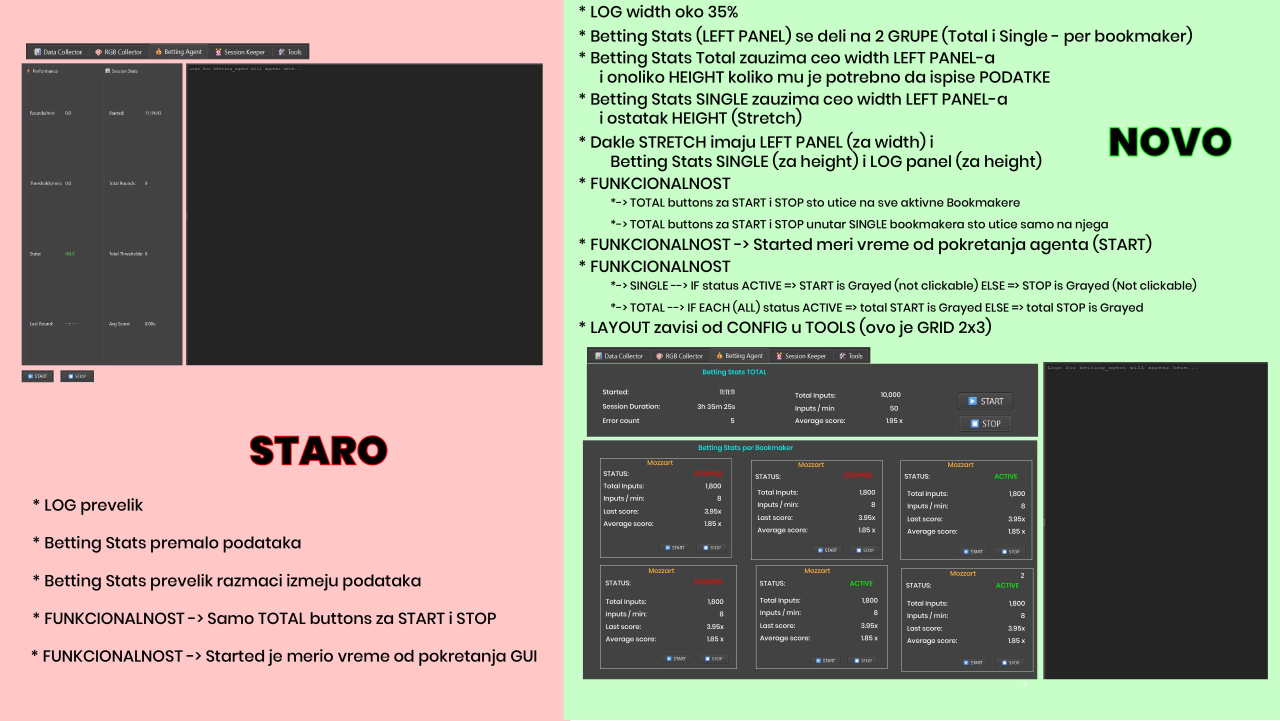
#> input picture instruction PNG/Data Collector GUI - rework.jpg, 3840 x 2163 px (shown at 1/3 size); its folder holds only this picture in this run
$ python -i template_generator.py   (imports and definitions only)   (older library calls are emulated)
#> lines starting #> are read from the running program, lines starting #| are printed output that depends on the picture; after the words box and inside, x2 and y2 are one past the last pixel; in counts of white or black regions, pixels touching at a corner belong together
# utils/template_generator.py
"""
Template Generator - Alat za kreiranje template slika iz screenshot-ova.
Koristi se jednom da se kreiraju template slike za brzi OCR.
"""

import cv2
import numpy as np
from pathlib import Path
from typing import List, Dict, Optional
import json
import logging
from dataclasses import dataclass
import tkinter as tk
from tkinter import filedialog, ttk
from PIL import Image, ImageTk


@dataclass
class TemplateRegion:
    """Region sa karakterom za template"""
    character: str
    x: int
    y: int
    width: int
    height: int


class TemplateGenerator:
    """
    Generator template slika za OCR.

    Workflow:
    1. Učitaj screenshot sa brojevima
    2. Označi svaku cifru
    3. Sačuvaj kao template
    """

    def __init__(self, output_dir: str = "data/ocr_templates"):
        self.output_dir = Path(output_dir)
        self.output_dir.mkdir(parents=True, exist_ok=True)

        # Create subdirectories
        (self.output_dir / "digits").mkdir(exist_ok=True)
        (self.output_dir / "special").mkdir(exist_ok=True)

        self.logger = logging.getLogger("TemplateGenerator")

        # Current working data
        self.current_image = None
        self.current_regions = []

    def extract_digit_templates(self,
                               screenshot_path: str,
                               auto_detect: bool = True) -> List[TemplateRegion]:
        """
        Ekstraktuj template regione iz screenshot-a.

        Args:
            screenshot_path: Putanja do screenshot-a
            auto_detect: Pokušaj automatsku detekciju

        Returns:
            Lista template regiona
        """
#> called with auto_detect = True
        # Load image
        self.current_image = cv2.imread(screenshot_path)
#> self.current_image is the input picture: shape (2163, 3840, 3); mean B, G, R 132.8, 149.3, 147.2
        if self.current_image is None:
            raise ValueError(f"Cannot load image: {screenshot_path}")

        gray = cv2.cvtColor(self.current_image, cv2.COLOR_BGR2GRAY)
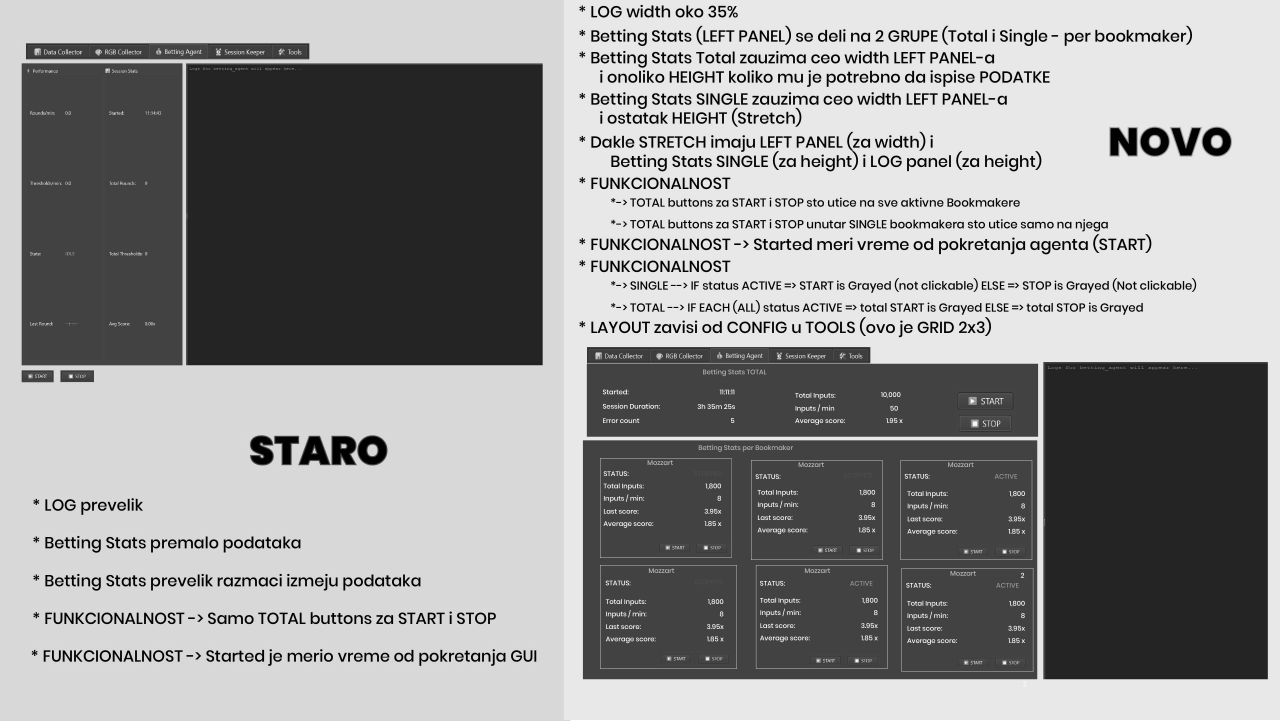
#> gray: shape (2163, 3840) (shown at 1/3 size); min 0, max 255, mean 146.6

        if auto_detect:
            # Try automatic detection
            regions = self._auto_detect_digits(gray)
            if regions:
                self.logger.info(f"Auto-detected {len(regions)} regions")
                return regions

        # Manual selection
        self.logger.info("Starting manual region selection...")
        regions = self._manual_select_regions()

        return regions

    def _auto_detect_digits(self, gray_image: np.ndarray) -> List[TemplateRegion]:
        """
        Pokušaj automatsku detekciju cifara.

        Uses:
        - Thresholding
        - Contour detection
        - Size filtering
        """
        regions = []

        try:
            # Preprocess
            _, binary = cv2.threshold(gray_image, 0, 255, cv2.THRESH_BINARY + cv2.THRESH_OTSU)
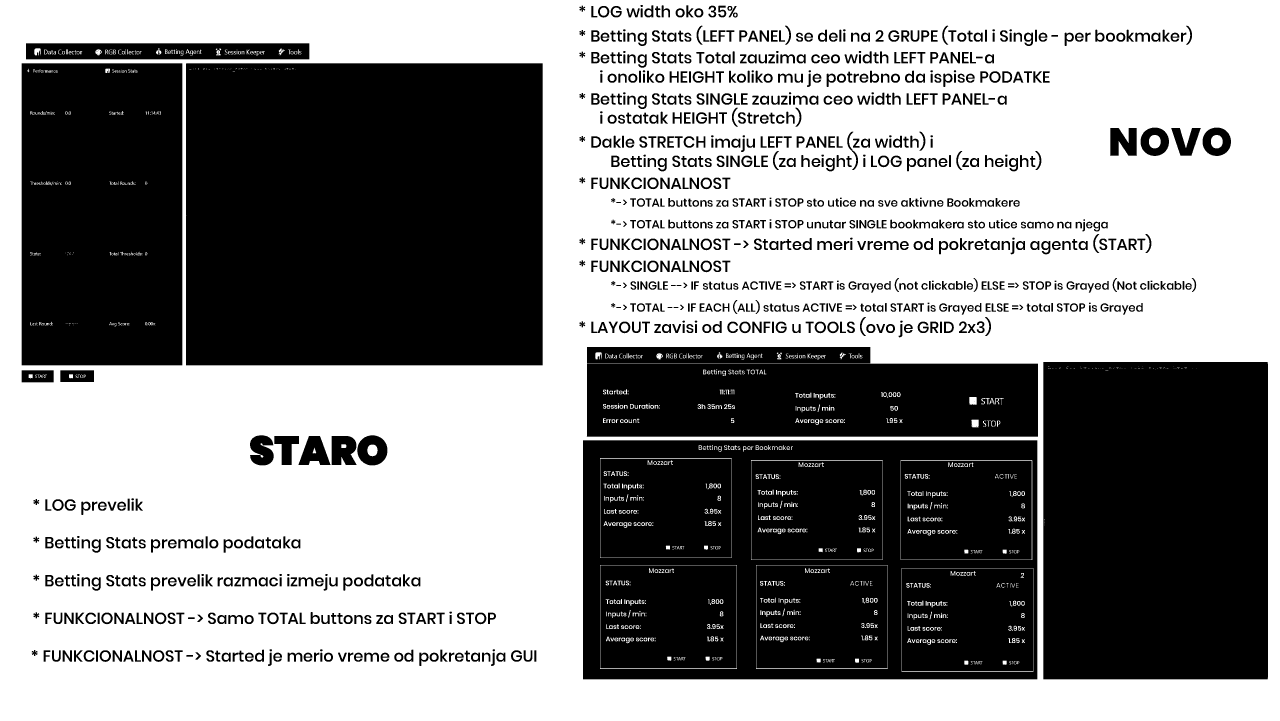
#> binary: shape (2163, 3840) (shown at 1/3 size); 55.8% white; 1297 black regions (133 under 20 px), largest, box (x1, y1, x2, y2) and area: (558, 190, 1628, 1096) 969252, (3130, 1086, 3804, 2038) 641429, (65, 190, 547, 1096) 433624

            # Find contours
            contours, _ = cv2.findContours(binary, cv2.RETR_EXTERNAL, cv2.CHAIN_APPROX_SIMPLE)
#> contours = [[[0, 0], [0, 2162], [3839, 2162], [3839, 0]]]

            # Filter and sort contours
            valid_contours = []
            for contour in contours:
                x, y, w, h = cv2.boundingRect(contour)

                # Filter by size (adjust these values based on your font)
                if 10 < w < 50 and 15 < h < 60:
                    # Check aspect ratio
                    aspect = h / w
                    if 0.5 < aspect < 3.0:
                        valid_contours.append((x, y, w, h))
#> this loop made 1 pass
#> (contour, x, y, w, h) on pass 1: ([[0, 0], [0, 2162], [3839, 2162], [3839, 0]], 0, 0, 3840, 2163)
#> after the loop, valid_contours = []

            # Sort by x coordinate (left to right)
            valid_contours.sort(key=lambda c: c[0])

            # Create regions (user needs to assign characters)
            for i, (x, y, w, h) in enumerate(valid_contours):
                regions.append(TemplateRegion(
                    character="?",  # To be assigned
                    x=x, y=y, width=w, height=h
                ))
#> this loop made 0 passes
#> after the loop, regions = []

            return regions

        except Exception as e:
            self.logger.error(f"Auto-detection failed: {e}")
            return []

    def _manual_select_regions(self) -> List[TemplateRegion]:
        """Manual region selection using GUI"""
        regions = []

        # Create GUI for selection
        selector = ManualRegionSelector(self.current_image)
        regions = selector.select_regions()

        return regions

    # [100 lines left out: functions save_templates, _save_metadata, generate_from_video_frames, not called in this run]


class ManualRegionSelector:
    """GUI za manuelnu selekciju regiona"""

    def __init__(self, image: np.ndarray):
        self.image = cv2.cvtColor(image, cv2.COLOR_BGR2RGB)
        self.regions = []
        self.current_rect = None
        self.start_point = None

        # Create GUI
        self.root = tk.Tk()
        self.root.title("Template Region Selector")

        # Setup UI
        self._setup_ui()

    def _setup_ui(self):
        """Setup GUI komponente"""
        # Main frame
        main_frame = ttk.Frame(self.root, padding="10")
        main_frame.grid(row=0, column=0, sticky=(tk.W, tk.E, tk.N, tk.S))

        # Instructions
        instructions = ttk.Label(
            main_frame,
            text="1. Click and drag to select a digit\n"
                 "2. Enter the character in the popup\n"
                 "3. Repeat for all digits\n"
                 "4. Click 'Done' when finished"
        )
        instructions.grid(row=0, column=0, columnspan=2, pady=5)

        # Canvas for image
        self.canvas = tk.Canvas(main_frame, width=800, height=400)
        self.canvas.grid(row=1, column=0, columnspan=2, pady=5)

        # Display image
        self.photo = ImageTk.PhotoImage(Image.fromarray(self.image))
        self.canvas.create_image(0, 0, anchor=tk.NW, image=self.photo)

        # Bind mouse events
        self.canvas.bind("<ButtonPress-1>", self.on_mouse_down)
        self.canvas.bind("<B1-Motion>", self.on_mouse_drag)
        self.canvas.bind("<ButtonRelease-1>", self.on_mouse_up)

        # Buttons
        ttk.Button(main_frame, text="Clear All", command=self.clear_all).grid(row=2, column=0, pady=5)
        ttk.Button(main_frame, text="Done", command=self.done).grid(row=2, column=1, pady=5)

        # Region list
        self.region_listbox = tk.Listbox(main_frame, height=10)
        self.region_listbox.grid(row=1, column=2, padx=10, sticky=(tk.N, tk.S))

    # [98 lines left out: functions on_mouse_down, on_mouse_drag, on_mouse_up, ask_character, clear_all, done, not called in this run]

    def select_regions(self) -> List[TemplateRegion]:
        """Start selection process"""
        self.root.mainloop()
        return self.regions


class BatchTemplateProcessor:
    """
    Batch processor za kreiranje template-a iz više screenshot-ova.
    Koristi se kada imaš folder sa screenshot-ovima.
    """

    # [242 lines left out: functions __init__, process_directory, _save_best_templates, quick_template_setup, verify_templates, main, not called in this run]


# [2 lines not run here, left out]

>>> result = TemplateGenerator().extract_digit_templates('../instruction PNG/Data Collector GUI - rework.jpg')
#> result = []
